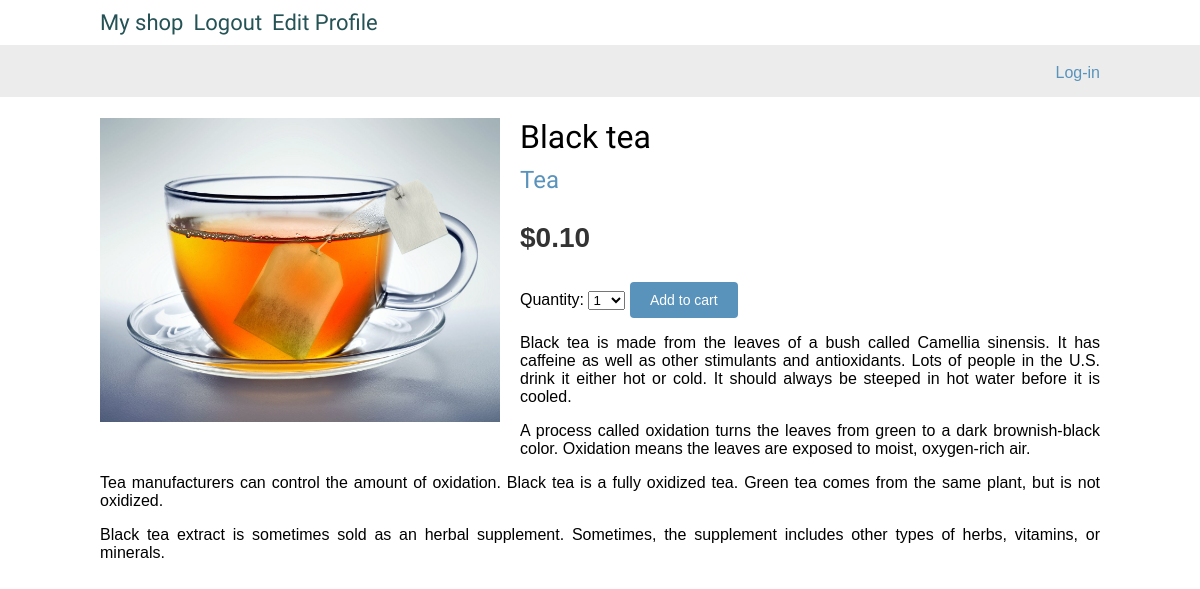
/2/black-tea/, run on the app's committed database.
### shop/models.py (models this page shows, shortened)
class Product(models.Model):
    category = models.ForeignKey(Category, related_name='products',
                                 on_delete=models.CASCADE)
    name = models.CharField(max_length=200)
    slug = models.SlugField(max_length=200)
    image = models.ImageField(upload_to='products/%Y/%m/%d', blank=True)
    description = models.TextField(blank=True)
    price = models.DecimalField(max_digits=10, decimal_places=2)
    available = models.BooleanField(default=True)
    created = models.DateTimeField(auto_now_add=True)
    updated = models.DateTimeField(auto_now=True)
    class Meta:
        ordering = ['name']
        indexes = [
            models.Index(fields=['id', 'slug']),
            models.Index(fields=['name']),
            models.Index(fields=['-created']),
        ]

class Category(models.Model):
    name = models.CharField(max_length=200)
    slug = models.SlugField(max_length=200, unique=True)
    class Meta:
        ordering = ['name']
        indexes = [
            models.Index(fields=['name'])
        ]
        verbose_name = 'category'
        verbose_name_plural = 'categories'
    def get_absolute_url(self):
        return reverse('shop:product_list_by_category', args=[self.slug])
    def __str__(self) -> str:
        return self.name

### shop/views.py (the view)
# urls.py: path('<int:id>/<slug:slug>/', views.product_detail, name='product_detail'),
def product_detail(request, id, slug):
    product = get_object_or_404(Product, id=id, slug=slug, available=True)
    cart_product_form = CartAddProductForm()
    return render(request,
                  'shop/product/detail.html',
                  {'product': product,
                   'cart_product_form': cart_product_form})

### cart/forms.py
class CartAddProductForm(forms.Form):
    def __init__(self, *args, default_quantity_product=1, **kwargs):
        self.default_quantity_product = default_quantity_product
        self.quantity_product_choices = [(i, str(i)) for i in range(1, default_quantity_product)]
        return super().__init__(*args, **kwargs)
    quantity = forms.TypedChoiceField(
                                choices=PRODUCT_QUANTITY_CHOICES,
                                coerce=int)
    override = forms.BooleanField(required=False,
                                  initial=False,
                                  widget=forms.HiddenInput)

### cart/context_processors.py (called while the page is built)
def cart(request):
    return {'cart': Cart(request)}

### shop/templates/shop/product/detail.html (shortened to what this page needs)
{% extends "shop/base.html" %}
{% load static %}
{% block content %}
<div class="product-detail">
    <img src="{% if product.image %}{{ product.image.url }}{% else %}
    {% static "img/no_image.png" %}{% endif %}">
    <h1>{{ product.name }}</h1>
    <h2>
        <a href="{{ product.category.get_absolute_url }}">
            {{ product.category }}
        </a>
    </h2>
    <p class="price">${{ product.price }}</p>
    <form action="{% url "cart:cart_add" product.id %}" method="post">
            {{ cart_product_form }}
        <input type="submit" value="Add to cart">
    </form>
    {{ product.description|linebreaks }}
</div>
{% endblock %}

### shop/static/css/base.css (style rules this page uses)
body { margin:0; padding:0; font-family:helvetica, sans-serif; }
h1, h2, h3, h4, h5 , h6 { font-family: 'Ubuntu', sans-serif; font-weight:normal; }
a { text-decoration:none; color:#5993bb; }
a.button, input[type="submit"] { color:#fff; background:#5993bb; border-radius:4px; padding:10px 20px; font-size:14px; border:0; }
.product-detail { text-align:justify; }
.product-detail .price { color:#333; font-size:28px; font-weight:bold; }
.product-detail img { width:40%; float:left; padding:0 20px 20px 0; }
.product-detail h1 { margin-bottom:0; }
.product-detail h2 { margin-top:10px; }

### data on the page
Product: image (picture), name "Black tea", category "Tea", price "0.10", description "Black tea is made from the leaves of a bush called Camellia sinensis. It has caffeine as well as other stimulants and antioxidants. Lots of people in the U.S. drink it either hot or cold. It should always be steeped in hot water before it is cooled. A process called oxidation turns the leaves from green to a dark brownish-black color. Oxidation means the leaves are exposed to moist, oxygen-rich air. Tea manufacturers can control the amount of oxidation. Black tea is a fully oxidized tea. Green tea comes from the same plant, but is not oxidized. Black tea extract is sometimes sold as an herbal supplement. Sometimes, the supplement includes other types of herbs, vitamins, or minerals."
